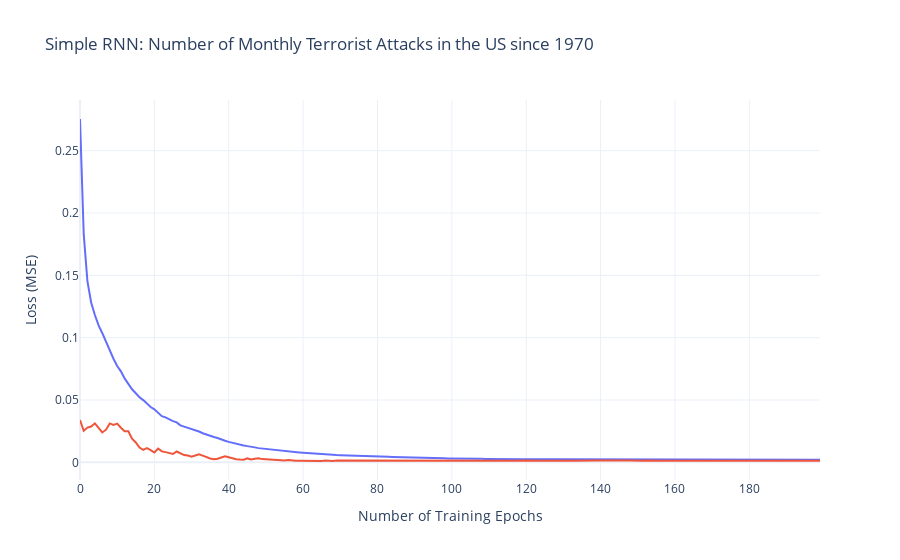

The cell this chart's notebook holds for it:
### Markdown cell above
## Visualize Fitting History

### Code cell
#HISTORY PLOT
epochs_steps = [*range(0, len(history.history['loss']))]

# MAKE PREDICTIONS
train_predict = model.predict(trainX).squeeze()
test_predict = model.predict(testX).squeeze()
print(trainX.shape, train_predict.shape,trainY.shape,testX.shape, test_predict.shape,testY.shape)

#COMPUTE RMSE
print(trainY.shape, train_predict.shape)
train_rmse = np.sqrt(mean_squared_error(trainY, train_predict))
test_rmse = np.sqrt(mean_squared_error(testY, test_predict))
print(np.mean((trainY-train_predict)**2.0))
print(np.mean((testY-test_predict)**2.0))

print('Train MSE = %.5f RMSE = %.5f' % (train_rmse**2.0,train_rmse))
print('Test MSE = %.5f RMSE = %.5f' % (test_rmse**2.0,test_rmse))    

# PLOTLY PLOT
plotly_line_plot([epochs_steps,epochs_steps],[history.history['loss'],history.history['val_loss']],title="Simple RNN: Number of Monthly Terrorist Attacks in the US since 1970",x_label="Number of Training Epochs",y_label="Loss (MSE)")

#print(history.history['loss'])
# SIMPLE PLOT 
# plt.figure()
# plt.plot(epochs_steps, history.history['loss'], 'bo', label='Training loss')
# plt.plot(epochs_steps, history.history['val_loss'], 'b', label='Validation loss')
# plt.legend()

### Figure 1 — Plotly figure (JSON) as saved in the notebook; plotly's stock layout.template omitted (floating-point values rounded to 4 significant figures; data arrays with more than 128 entries replaced by an {"elided": "..."} marker saying what was removed)
{"data": [{"hovertemplate": "x=%{x}<br>y=%{y}<extra></extra>", "legendgroup": "", "line": {"color": "#636efa", "dash": "solid"}, "mode": "lines", "name": "", "orientation": "v", "showlegend": false, "type": "scatter", "x": {"elided": "200 int values"}, "xaxis": "x", "y": {"elided": "200 float values"}, "yaxis": "y"}, {"mode": "lines", "type": "scatter", "x": {"elided": "200 int values"}, "y": {"elided": "200 float values"}}], "layout": {"legend": {"tracegroupgap": 0}, "showlegend": false, "title": {"text": "Simple RNN: Number of Monthly Terrorist Attacks in the US since 1970"}, "xaxis": {"anchor": "y", "domain": [0, 1], "title": {"text": "Number of Training Epochs"}}, "yaxis": {"anchor": "x", "domain": [0, 1], "title": {"text": "Loss (MSE)"}}}}
